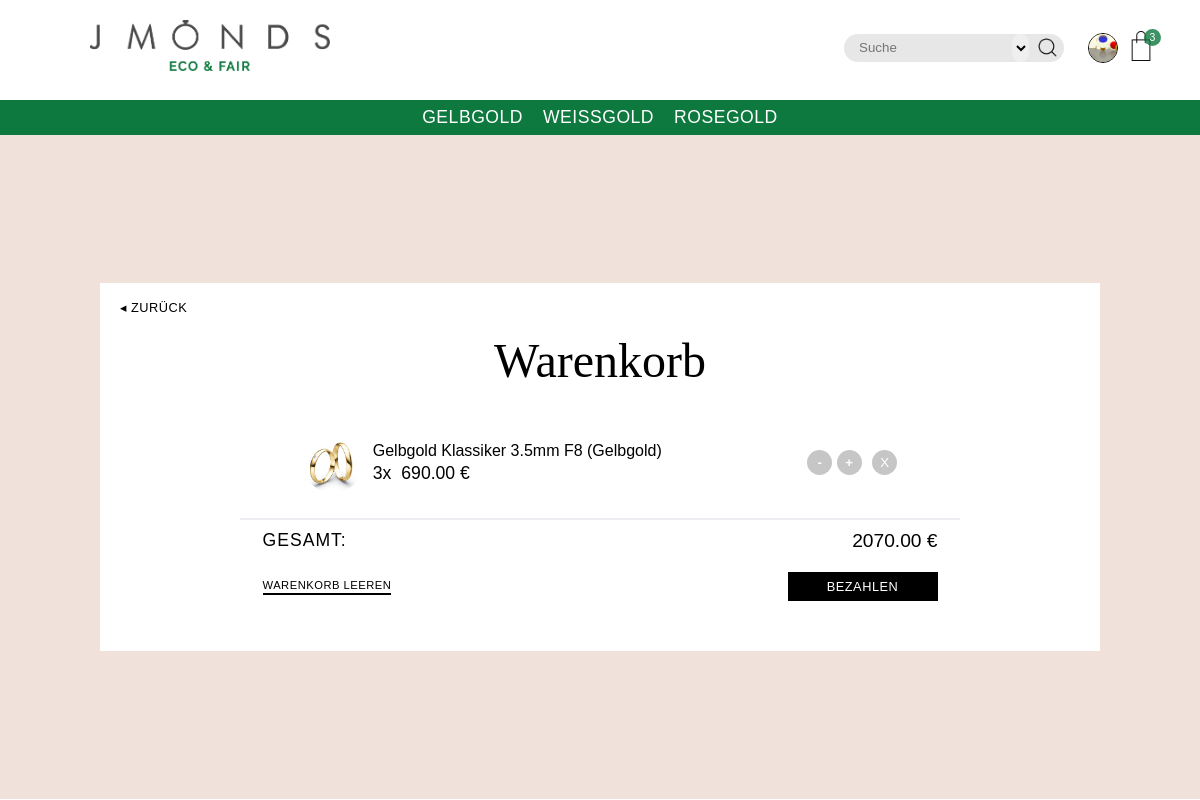
The app's page /cart/show/ (signed in) with its own data.
### UserManagement/models.py (models this page shows, shortened)
class MyUser(AbstractUser):
    pass
    profile_picture = models.ImageField(upload_to='picture_uploads/', blank=True, null=True, default="")
    def get_user_cart_amount(self):
        cart = Cart.objects.filter(user_elem=self.id).first()
        if cart:
            amount = 0
            cart_list = CartItem.objects.filter(cart=cart)
            for item in cart_list:
                amount += item.quantity
            return amount
        else:
            return 0

### Cart/models.py (models this page shows, shortened)
class Cart(models.Model):
    timestamp = models.DateTimeField(default=timezone.now)
    user_elem = models.ForeignKey(settings.AUTH_USER_MODEL, on_delete=models.CASCADE, null=True)
    user_ip = models.CharField(max_length=1000)
    def get_total(self):
        total = Decimal(0.0)
        cart_items = CartItem.objects.filter(cart=self)
        for elem in cart_items:
            total += elem.price * elem.quantity
        return total

class CartItem(models.Model):
    product_id = models.IntegerField()
    product_name = models.CharField(max_length=1000)
    product_img_url = models.ImageField(upload_to='product_images/', blank=True, null=True)
    price = models.DecimalField(decimal_places=2, max_digits=10)
    quantity = models.IntegerField(default=1)
    cart = models.ForeignKey(Cart, on_delete=models.CASCADE)

### Cart/views.py (the view)
# urls.py: path('show/', views.show_cart, name="cart-show"),
def show_cart(request):
    if request.method == 'POST':
        if request.POST.__contains__('search_input'):
            return search_script(request)
        if 'empty' in request.POST:
            if request.user.id is not None:
                Cart.objects.get(user_elem=request.user).delete()
            else:
                Cart.objects.get(user_ip=get_client_ip(request), user_elem=None).delete()
            context = {
                'cart_is_empty': True,
                'cart_items': None,
                'amount': 0.0
            }
            return render(request, 'cart.html', context)
        elif 'pay' in request.POST:
            return redirect('cart-pay')
        elif 'change_quantity_add' in request.POST:
            return change_quantity(request, True)
        elif 'change_quantity_rem' in request.POST:
            return change_quantity(request, False)
        elif 'remove_item' in request.POST:
            if request.user.id is not None:
                cart = Cart.objects.get(user_elem=request.user)
            else:
                cart = Cart.objects.get(user_ip=get_client_ip(request), user_elem=None)
            CartItem.objects.get(cart=cart, product_id=request.POST.get('remove_item')).delete()
            return redirect('cart-show')
    else:
        cart_is_empty = True
        cart_items = None
        total = Decimal(0.0)
        user_ip = get_client_ip(request)
        if request.user.id is None:
            carts = Cart.objects.filter(user_ip=user_ip, user_elem=None)
        else:
            cart_merge(request)
            carts = Cart.objects.filter(user_elem=request.user)
        if carts:
            cart = carts.first()
            cart_is_empty = len(CartItem.objects.filter(cart=cart)) <= 0
            cart_items = CartItem.objects.filter(cart=cart)
            total = cart.get_total()
        context = {
            'cart_is_empty': cart_is_empty,
            'cart_items': cart_items,
            'total': total
        }
        return render(request, 'cart.html', context)

### Cart/views.py (called while the page is built, shortened)
def cart_merge(request):
    if request.user.id is None:
        return
    account_cart = Cart.objects.filter(user_elem=request.user).first()
    ip_cart = Cart.objects.filter(user_ip=get_client_ip(request), user_elem=None).first()
    if account_cart is None and ip_cart is not None:
        account_cart = Cart.objects.create(user_elem=request.user, user_ip=get_client_ip(request))

### static/script/utility.py (called while the page is built)
def get_client_ip(request):
    x_forwarded_for = request.META.get('HTTP_X_FORWARDED_FOR')
    if x_forwarded_for:
        ip = x_forwarded_for.split(',')[0]
    else:
        ip = request.META.get('REMOTE_ADDR')
    return ip

### Cart/templates/cart.html (shortened to what this page needs)
{% extends 'base.html' %}
{% load static %}
{% block bodyContent %}
    <div id="mm-page">
        <div class="mm-page__inner-wrapper cart-page">
            <a class="tertiary-btn back-btn" href="{% url 'landing-page' %}">&#9666; Zurück</a>
            <h2>Warenkorb</h2>
            {% if cart_is_empty %}
                <p class="empty-cart-text">Ihr Warenkorb ist zurzeit leer.</p>
                <a href="{% url 'landing-page' %}" class="secondary-btn">Weiter shoppen</a>
            {% else %}
                <ul id="cart-container">
                    {% for item in cart_items %}
                        <li class="cart-elem">
                            <div>
                                <div class="product-img-wrapper">
                                    <img src="{{ item.product_img_url.url }}" alt="Produkt Bild">
                                </div>
                                <div class="product-info-wrapper">
                                    <a href="{% url 'ring_detail' pk=item.product_id %}" class="product-name">{{ item.product_name }}</a>
                                    <div class="product-quantity-price-wrapper">
                                        <p>{{ item.quantity }}x</p>
                                        <p>{{ item.price }} €</p>
                                    </div>
                                </div>
                            </div>
                            <div>
                                <div>
                                    <button class="cq_rem_btn" name="change_quantity_rem" value="{{ item.product_id }}">-</button>
                                    <button class="cq_add_btn" name="change_quantity_add" value="{{ item.product_id }}">+</button>
                                </div>
                                <div>
                                    <button class="remove_item_btn" name="remove_item" value="{{ item.product_id }}">X</button>
                                </div>
                            </div>
                        </li>
                    {% endfor %}
                </ul>
                <div class="cart-total-wrapper">
                    <h4>Gesamt:</h4>
                    <h4>{{ total }} €</h4>
                </div>
                <form method="POST" class="cart-final-btn-wrapper">
                    <button type="submit" name="empty" class="secondary-btn">Warenkorb leeren</button>
                    <button type="submit" name="pay" class="btn inverted">Bezahlen</button>
                </form>
            {% endif %}
        </div>
    </div>
{% endblock %}

### templates/base.html (shortened to what this page needs)
{% load static %}
<!DOCTYPE html>
<html lang="de" xmlns="http://www.w3.org/1999/html">
<head>
    <link href="https://unpkg.com/sanitize.css" rel="stylesheet">
    <link href="{% static "style/style.css" %}" rel="stylesheet">
    <link rel="stylesheet" href="https://use.typekit.net/jby6hqc.css">
</head>
<body>
<header>
    <div class="header__elem-wrapper banner-wrapper">
        <div>
           <a href="{%  url 'landing-page' %}"><img src="{% static "assets/logos/Jmonds_logo_ecoFair.png" %}" alt="JMONDS - Eco & Fair"></a>
        </div>
        <div class="elem-wrapper__icon-wrapper">
            <form id="search-container" method="POST">
                <select name="search-type" id="search-select">
                </select>
                <input type="text" placeholder="Suche" name="search_input" id="searchbar">
                <button type="submit"><img src="{% static "assets/icons/search.png" %}" alt="Suchen"></button>
            </form>
            {% if user.is_authenticated %}
                {% block logged_in_content %}
                    <a href="{% url 'user_profile' pk=user.id %}">
                        <div class="pp-icon-img-wrapper">
                            <img src="{{ user.profile_picture.url }}" alt="Profil">
                        </div>
                    </a>
                {% endblock %}
            {% else %}
                {% block not_logged_in_content %}
                    <a href="{% url 'login' %}"><img src="{% static "assets/icons/user.png" %}" alt="Login"></a>
                {% endblock %}
            {% endif %}
            <a href="{% url 'cart-show' %}" class="cart-icon">
                <img src="{% static "assets/icons/shopping-bag.png" %}" alt="Cart">
                {% if user.is_authenticated and user.get_user_cart_amount is not 0 %}
                    <p>{{ user.get_user_cart_amount }}</p>
                {% endif %}
            </a>
        </div>
    </div>
    <div class="header__navbar">
        <ul>
            <li><a href="{% url 'ring-list' query='Gelbgold' %}">Gelbgold</a></li>
            <li><a href="{% url 'ring-list' query='Weißgold' %}">Weißgold</a></li>
            <li><a href="{% url 'ring-list' query='Rosegold' %}">Rosegold</a></li>
        </ul>
    </div>
</header>
<main>
    {% block bodyContent %}Base Block{% endblock %}
</main>
</body>
</html>

### records on screen
MyUser: profile_picture (picture), get_user_cart_amount "3"
CartItem: product_img_url (picture), product_name "Gelbgold Klassiker 3.5mm F8 (Gelbgold)", quantity "3", price "690.00", {{ item.product_id }} 7 (drawn)

### other values on screen
{{ total }} "2070.00"
